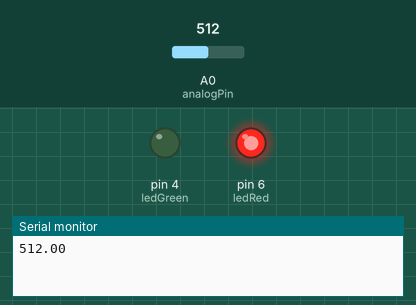
A sketch run on a simulated Arduino Uno, built with avr-gcc and run on an emulated ATmega328P. On the bench: output pins drawn as LEDs (lit = HIGH), the last lines printed to the serial monitor. The test bench sets the inputs (shaded band); at power-on: A0 (analogPin) = 512.

Above: at 2.2 s.
2.3 s: A0 (analogPin) set to 233
4.3 s: A0 (analogPin) set to 204
At 6.7 s:
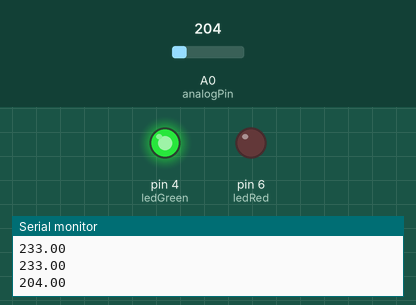
7.0 s: A0 (analogPin) set to 230
At 7.8 s:
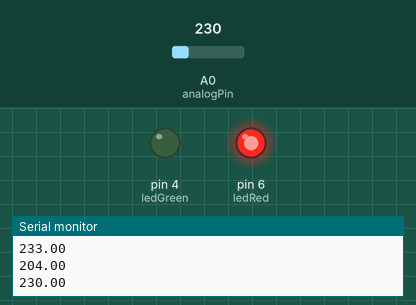
9.0 s: A0 (analogPin) set to 210
At 11.4 s:
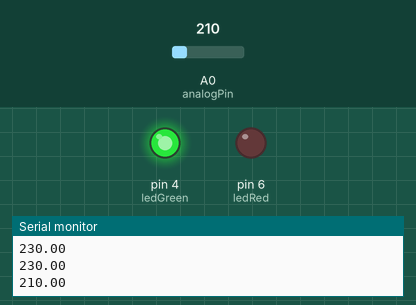
Timing chart, 0 to 12.5 s (numbered marks = the images above; inputs shaded):
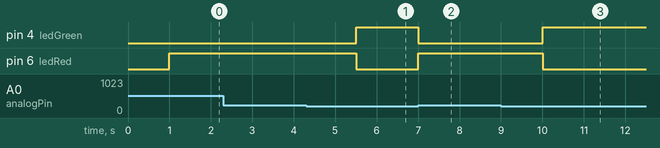

The sketch:

Senzor.ino
```cpp
#define analogPin A0 // аналоговый выход MQ2 подключен к пину A0 Arduino

float analogValue; // для аналогового значения
byte digitalValue; // для цифрового значения, можно, кстати и boolean, но не суть
int ledRed = 6;
int ledGreen = 4;

void setup() {
  Serial.begin(9600); // инициализация последовательного порта
  pinMode(analogPin, INPUT); // режим работы аналогового пина
  pinMode(ledRed, OUTPUT);
  pinMode(ledGreen, OUTPUT);
  delay(1000); // устаканимся
}

void loop() {
  analogValue = analogRead(analogPin); // чтение аналогового значения

  if (analogValue >= 220) { // от 80 до 415 мг значение со2
    digitalWrite (ledRed, HIGH);
    digitalWrite (ledGreen, LOW);
    delay(500);
  } else {
      digitalWrite(ledRed, LOW);
      digitalWrite (ledGreen, HIGH);
      delay(500);
  }

  Serial.println(analogValue);

  delay(1000); // задержка, чтобы не мельтешило перед глазами
}
```

Measured:
- the behaviour switches between 220 and 219 on A0 (analogPin) (found by bisection; images 0 and 1)
- after the input at 4.3 s, pin 4 (ledGreen): LOW → HIGH after 1.2 s; pin 6 (ledRed): HIGH → LOW after 1.2 s
- after the input at 7.0 s, pin 4 (ledGreen): HIGH → LOW at once; pin 6 (ledRed): LOW → HIGH at once
- after the input at 9.0 s, pin 4 (ledGreen): LOW → HIGH after 1.0 s; pin 6 (ledRed): HIGH → LOW after 1.0 s
